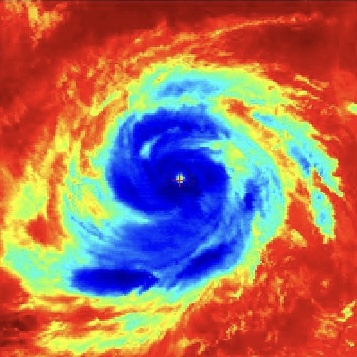
#> input picture mainbackend/data/raw/101.jpg, 357 x 357 px, found by its file name; its folder holds only this picture in this run
$ python preprocess_dataset.py
#> lines starting #> are read from the running program, lines starting #| are printed output that depends on the picture; after the words box and inside, x2 and y2 are one past the last pixel; in counts of white or black regions, pixels touching at a corner belong together
import os
from PIL import Image
import numpy as np

RAW_DIR = "data/raw"
IMG_OUT = "data/images"
MASK_OUT = "data/masks"

os.makedirs(IMG_OUT, exist_ok=True)
os.makedirs(MASK_OUT, exist_ok=True)

# Threshold below which we consider 'deep convection' cloud cluster
CLOUD_THRESHOLD = 100

def create_mask(arr, threshold=CLOUD_THRESHOLD):
    return (arr < threshold).astype(np.uint8) * 255

for fname in os.listdir(RAW_DIR):
    if not fname.endswith(".jpg"): continue

    img_path = os.path.join(RAW_DIR, fname)
    im = Image.open(img_path).convert("L")
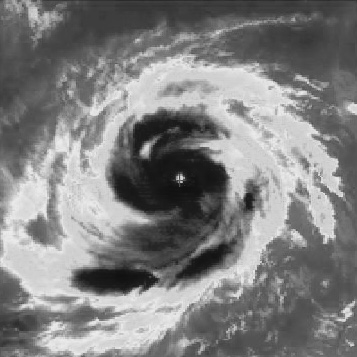
#> im: PIL image 357x357 L; min 16, max 238, mean 128.5
    im = im.resize((256, 256))
#> im: PIL image 256x256 L
    im.save(os.path.join(IMG_OUT, fname))

    arr = np.array(im)
    mask = create_mask(arr)
#> in create_mask, `return (arr < threshold).astype(np.uint8) * 255`:
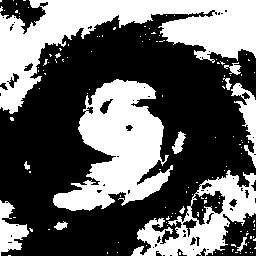
#> returned value: shape (256, 256); 39.8% white; 135 white regions (123 under 20 px), largest, box (x1, y1, x2, y2) and area: (0, 0, 256, 114) 11042, (53, 79, 173, 211) 8416, (131, 170, 256, 256) 4170
    Image.fromarray(mask).save(os.path.join(MASK_OUT, fname))

print("✅ Preprocessing complete. Images + masks ready.")

$ run again, on mainbackend/data/raw/115.jpg
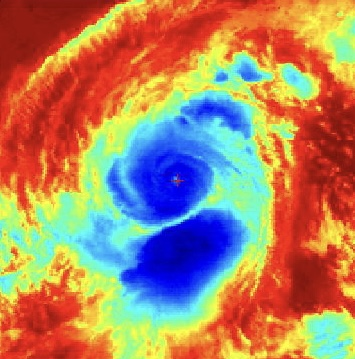
#> input picture mainbackend/data/raw/115.jpg, 355 x 359 px, found by its file name
#> `im = Image.open(img_path).convert("L")`:
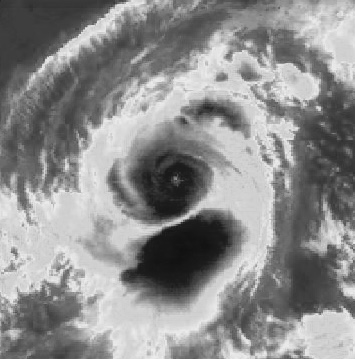
#> im: PIL image 355x359 L; min 16, max 237, mean 140.7
#> in create_mask, `return (arr < threshold).astype(np.uint8) * 255`:
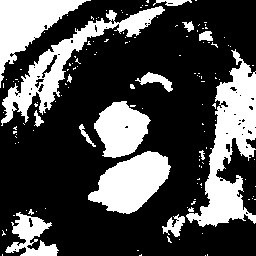
#> returned value: shape (256, 256); 30% white; 139 white regions (122 under 20 px), largest, box (x1, y1, x2, y2) and area: (186, 49, 256, 227) 5196, (1, 6, 165, 126) 3642, (88, 151, 171, 214) 3131

$ run again, on mainbackend/data/raw/118.jpg
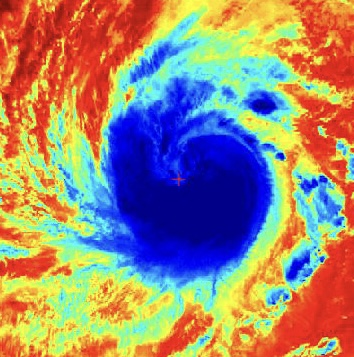
#> input picture mainbackend/data/raw/118.jpg, 354 x 357 px, found by its file name
#> `im = Image.open(img_path).convert("L")`:
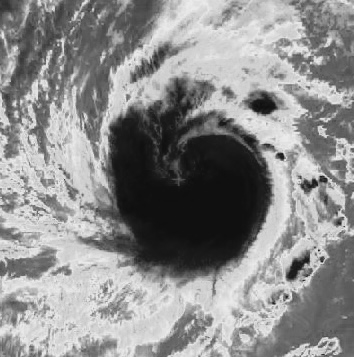
#> im: PIL image 354x357 L; min 14, max 238, mean 140.5
#> in create_mask, `return (arr < threshold).astype(np.uint8) * 255`:
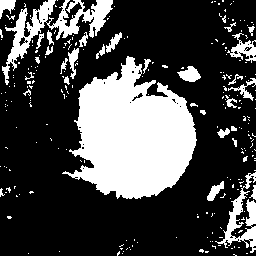
#> returned value: shape (256, 256); 27.9% white; 243 white regions (211 under 20 px), largest, box (x1, y1, x2, y2) and area: (62, 56, 197, 199) 11978, (2, 0, 113, 85) 2337, (215, 172, 256, 253) 1024

$ run again, on mainbackend/data/raw/119.jpg
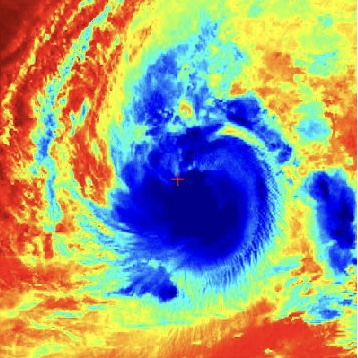
#> input picture mainbackend/data/raw/119.jpg, 358 x 358 px, found by its file name
#> `im = Image.open(img_path).convert("L")`:
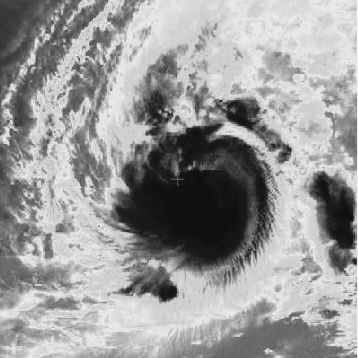
#> im: PIL image 358x358 L; min 14, max 249, mean 154.1
#> in create_mask, `return (arr < threshold).astype(np.uint8) * 255`:
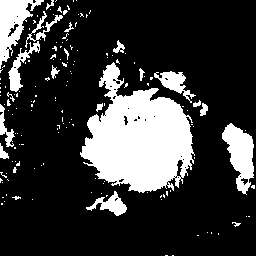
#> returned value: shape (256, 256); 21.8% white; 155 white regions (135 under 20 px), largest, box (x1, y1, x2, y2) and area: (80, 62, 195, 193) 8834, (0, 0, 44, 69) 1290, (222, 123, 254, 195) 1287

$ run again, on mainbackend/data/raw/106.jpg
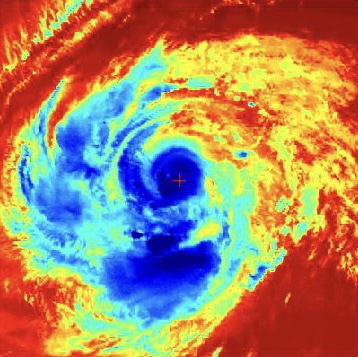
#> input picture mainbackend/data/raw/106.jpg, 358 x 357 px, found by its file name
#> `im = Image.open(img_path).convert("L")`:
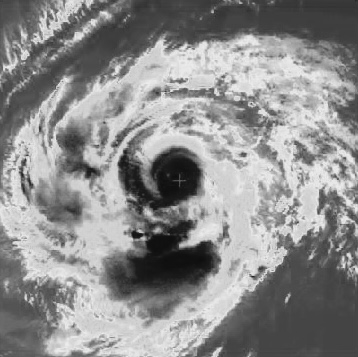
#> im: PIL image 358x357 L; min 13, max 239, mean 141
#> in create_mask, `return (arr < threshold).astype(np.uint8) * 255`:
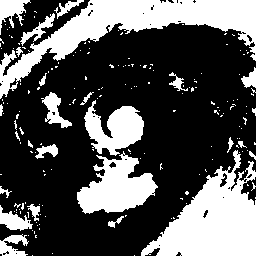
#> returned value: shape (256, 256); 33.6% white; 184 white regions (158 under 20 px), largest, box (x1, y1, x2, y2) and area: (0, 0, 256, 99) 7315, (141, 150, 256, 256) 6229, (77, 151, 158, 214) 2878
